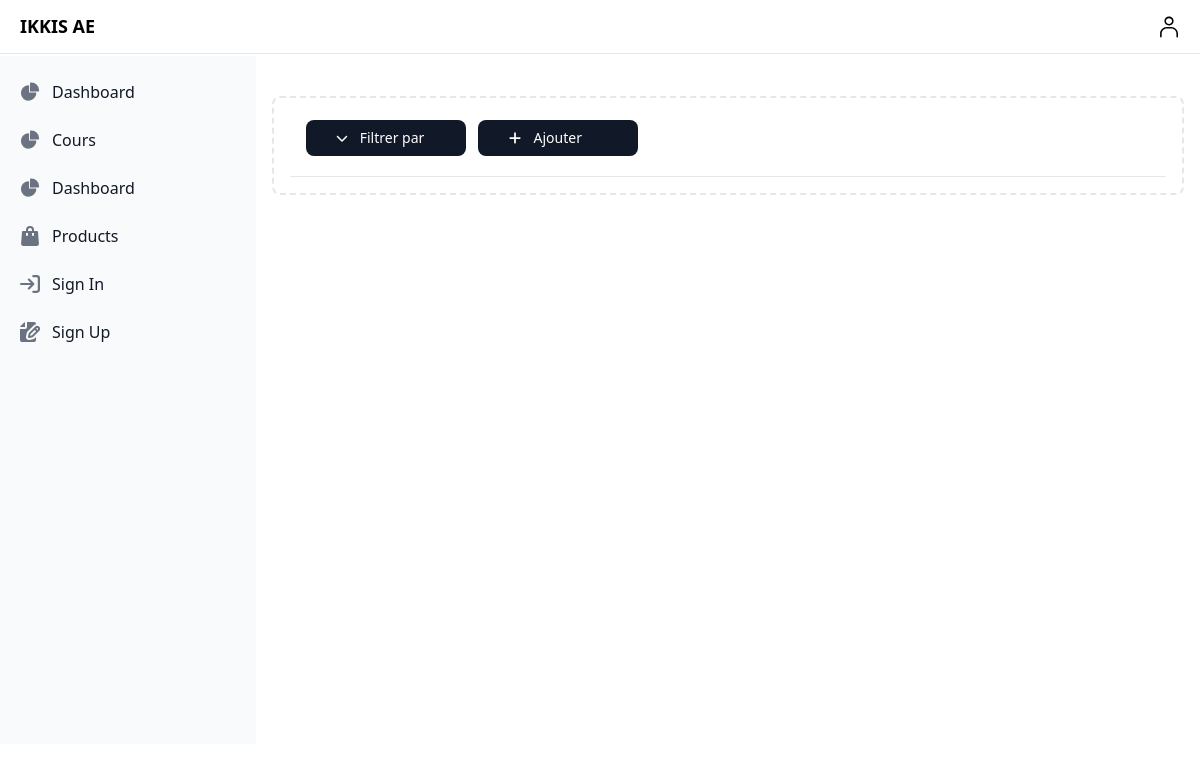
The app's page /my_dashboard/my_offers/active_offers, older data.
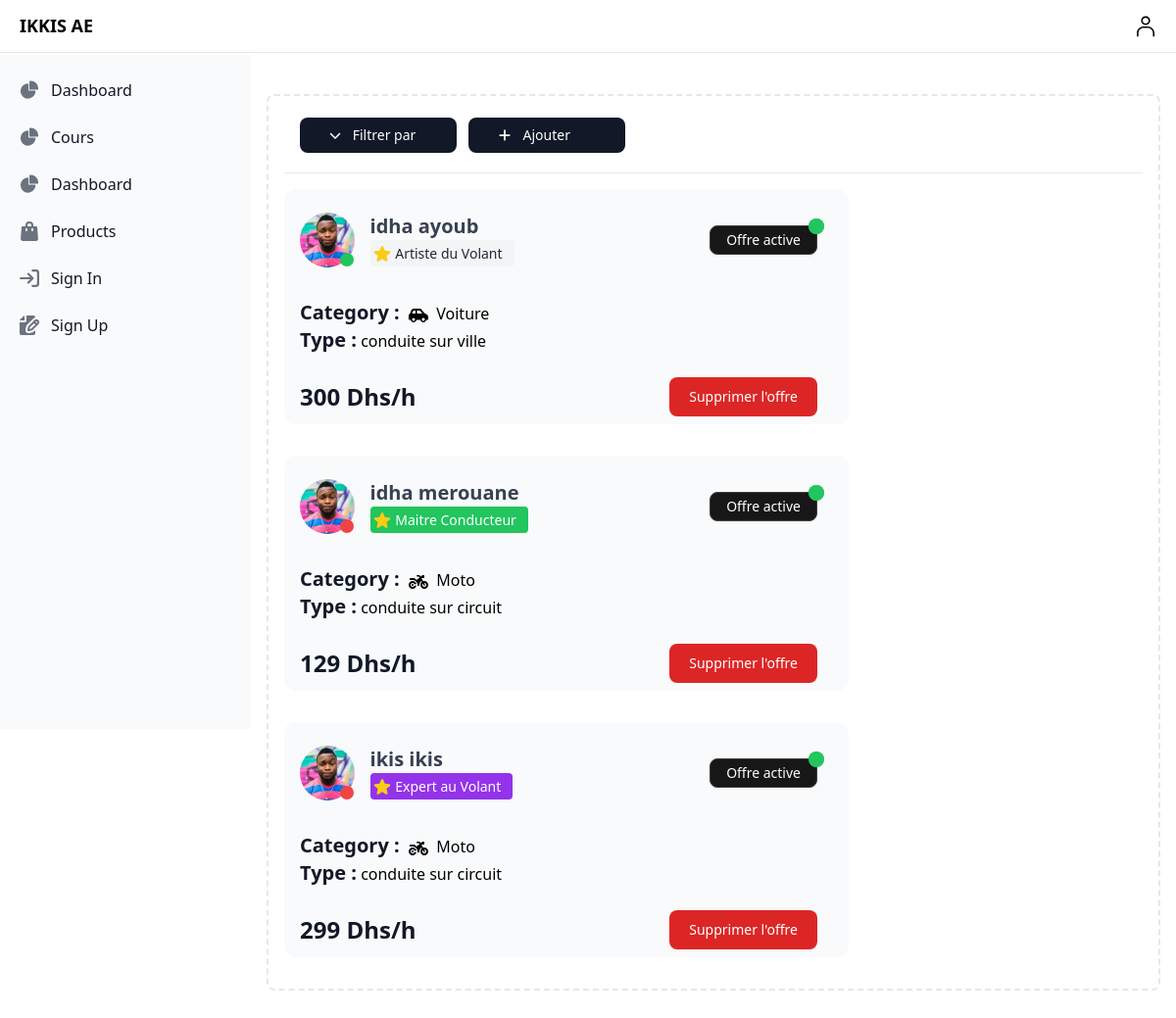
The same page, newer data.
### app/models.py (models this page shows, shortened)
class Driving_offer(models.Model):
    conduite_de_base='conduite de base'
    conduite_sur_ville='conduite sur ville'
    conduite_sur_circuit='conduite sur circuit'
    driving_offer_CHOICES=[
        (conduite_de_base,'conduite de base'),
        (conduite_sur_ville,'conduite sur ville'),
        (conduite_sur_circuit,'conduite sur circuit'),
    ]
    driver=models.ForeignKey(Driver,on_delete=models.CASCADE,null=True)
    offer_type=models.CharField(max_length=30,choices=driving_offer_CHOICES)
    price_per_hour=models.IntegerField(null=True)
    is_active=models.BooleanField(null=True,default=False)

class Driver(models.Model):
    CAR = 'Voiture'
    MOTO = 'Moto'
    POIDS_LOURD = 'Poids Lourd'
    VEHICLE_CHOICES = [
        (CAR ,'Voiture'),
        (MOTO ,'Moto'),
        (POIDS_LOURD ,'Poids lourd'),
    ]
    Artiste_du_Volant='Artiste du Volant'
    Maitre_Conducteur='Maitre Conducteur'
    Expert_au_Volant='Expert au Volant'
    LEVEL_CHOICES=[
        (Artiste_du_Volant, 'Artiste du Volant'),
        (Maitre_Conducteur, 'Maitre Conducteur'),
        (Expert_au_Volant, 'Expert au Volant'),
    ]
    user=models.OneToOneField(User,on_delete=models.CASCADE,null=True)
    level=models.CharField(max_length=20,choices=LEVEL_CHOICES,null=True)
    is_driver=models.BooleanField(null=True)
    vehicle = models.CharField(max_length=20, choices=VEHICLE_CHOICES,null=True)

class User_otherfields(models.Model):
    user=models.OneToOneField(User,on_delete=models.CASCADE,null=True)
    profile_image=models.ImageField(upload_to="static" , null=True)
    cni=models.CharField(max_length=10,blank=True)

### sfe/views.py (the view)
# urls.py: path("my_dashboard/my_offers/active_offers", views.active_driving_offer, name="active_driving_offer"),
def active_driving_offer(request):
    driving_offers=Driving_offer.objects.filter(is_active=True)
    context={
        'driving_offers':driving_offers,
    }
    return render(request,"driver/driver_offers.html",context)

### templates/driver/driver_offers.html (shortened to what the changed rows need)
{% extends 'user/my_dash.html' %}
{% load static %}
{% block content %}
<div class="p-4 sm:ml-64 ">
  {% include 'msg/msg.html' %}
          <div class="p-4 border-2 border-gray-200 border-dashed rounded-lg  ">
                            {% for i in driving_offers  %}
                            <div
                            class="inline-block my-4  w-full max-w-[36rem]  rounded-xl bg-gray-50 px-4 py-2  z-10 ">
                            <div
                              class="relative flex items-center gap-4 pt-0 pb-8 mx-0 mt-4 overflow-hidden text-gray-700  shadow-none   z-10">
                                <div class="relative inline-flex">
                                  <img
                                    src="{{i.driver.user.user_otherfields.profile_image.url}}"
                                    alt="profile picture"
                                    class="inline-block relative object-cover object-center !rounded-full w-16 h-14 " />
                                    {% if i.driver.user.is_active is True %}
                                    <span
                                    class="absolute min-w-[14px] min-h-[14px] rounded-full py-1 px-1 text-xs font-medium content-[''] leading-none grid place-items-center bottom-[14%] right-[14%] translate-x-2/4 translate-y-2/4 bg-green-500 text-white">
                                  </span>
                                  {% else %}
                                  <span
                                  class="absolute min-w-[14px] min-h-[14px] rounded-full py-1 px-1 text-xs font-medium content-[''] leading-none grid place-items-center bottom-[14%] right-[14%] translate-x-2/4 translate-y-2/4 bg-red-500 text-white">
                                </span>
                                    {% endif %}
                                </div>
                              <div class="flex w-full flex-col gap-0.5">
                                <div class="flex items-center justify-between">
                                  <h5
                                    class="block font-sans text-xl antialiased font-semibold leading-snug tracking-normal text-blue-gray-900">
                                    {{i.driver.user.last_name}} {{i.driver.user.first_name}}<br>
                                    {% if i.driver.level == 'Artiste du Volant' %}
                                    <div class=" text-base font-medium text-gray-900 whitespace-nowrap my-1">
                                     <span class="bg-gray-100 text-gray-800 text-sm font-medium me-2 py-1 pr-1 pl-0.5 rounded  ">
                                             <p class="me-2 inline-block ">Artiste du Volant</p>
                                     </span>
                                   </div>
                                   {% elif i.driver.level == 'Maitre Conducteur' %}
                                   <div class=" text-base font-medium text-gray-900 whitespace-nowrap my-1">
                                     <span class="bg-green-500 text-white text-sm font-medium me-2 py-1 pr-1 pl-0.5 rounded  ">
                                             <p class="me-2 inline-block ">Maitre Conducteur</p>
                                     </span>
                                   </div>
                                   {% else %}
                                   <div class=" text-base font-medium text-gray-900 whitespace-nowrap my-1">
                                     <span class="bg-purple-600 text-white text-sm font-medium me-2 py-1 pr-1 pl-0.5 rounded  ">
                                             <p class="me-2 inline-block ">Expert au Volant</p>
                                     </span>
                                   </div>
                                    {% endif %}
                                  </h5>
                                  <div class="flex items-center gap-0 ">
                                    {% if i.is_active is True %}
                                    <button type="button" class="m-1 ms-0 mr-4 relative py-1 px-4 inline-flex items-center gap-x-2 text-sm font-medium rounded-lg border  shadow-sm disabled:opacity-50 bg-neutral-900 border-neutral-700 text-white hover:bg-neutral-800 z-50">
                                        <a  class="hover:opacity-0">Offre active</a>
                                     <span class="flex absolute top-0 end-0 -mt-2 -me-2">
                                       <span class="relative inline-flex text-xs bg-green-500 text-white rounded-full py-2 px-2">
                                       </span>
                                     </span>
                                   </button>
                                    {% endif %}
                                  </div>
                                </div>
                              </div>
                            </div>
                            <div class="p-0 mb-6">
                              <p class="inline-block text-xl font-bold text-gray-900">Category :&nbsp;  </p>
                              <div class="inline-block">
                                <p class="block font-sans text-base antialiased font-light leading-relaxed text-inherit">
                                  <p class="block font-sans text-base antialiased font-light leading-relaxed text-blue-gray-900">
                                    {% if i.driver.vehicle == "Voiture" %}
                                    <td class="text-base font-medium text-gray-900 whitespace-nowrap ">
                                      Voiture
                                    </td>
                                    {% elif  i.driver.vehicle == 'Moto' %}
                                    <td class="text-base font-medium text-gray-900 whitespace-nowrap ">
                                      Moto
                                    </td>
                                    {% endif %}
                               </p>
                                </p>
                              </div>
                              <p class="block font-sans text-base antialiased font-light leading-relaxed text-inherit">
                               <p class="inline-block text-xl font-bold text-gray-900">
                                  Type :
                               </p> {{i.offer_type}}
                              </p>
                            </div>
                            <div class="flex items-center justify-between">
                              <span class="text-2xl font-bold text-gray-900 ">{{i.price_per_hour}} Dhs/h</span>
                              <button  data-modal-target="popup-modal-{{i.id}}" data-modal-toggle="popup-modal-{{i.id}}" class="text-white bg-red-600 hover:bg-red-700 transition focus:ring-4 focus:outline-none mr-4 font-medium rounded-lg text-sm px-5 py-2.5 text-center ">Supprimer l'offre</button>
                            </div>
                          </div>
                            {% endfor %}
 </div>
        </div>
      </div>
{% endblock content %}

Row changes from the older to the newer data that the page shows:
added Driving_offer: driver.user.user_otherfields.profile_image (picture), driver.user.last_name "idha", driver.user.first_name "ayoub", shows "Artiste du Volant", is_active "Offre active", shows "Voiture", offer_type "conduite sur ville", price_per_hour "300"
added Driving_offer: driver.user.user_otherfields.profile_image (picture), driver.user.last_name "idha", driver.user.first_name "merouane", shows "Maitre Conducteur", is_active "Offre active", shows "Moto", offer_type "conduite sur circuit", price_per_hour "129"
added Driving_offer: driver.user.user_otherfields.profile_image (picture), driver.user.last_name "ikis", driver.user.first_name "ikis", shows "Expert au Volant", is_active "Offre active", shows "Moto", offer_type "conduite sur circuit", price_per_hour "299"
